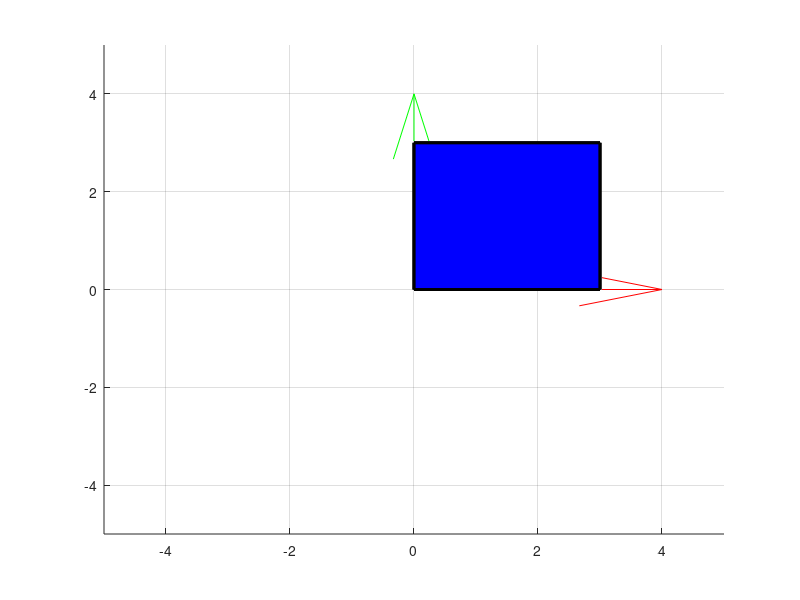

Here is the MATLAB script that generated this plot: (Note: this script raises an error after producing the figure.)
clear;
clc;
close all;

l = 3;
V = [0 0 0;
     l 0 0;
     l l 0;
     0 l 0;
     0 0 l;
     l 0 l;
     l l l;
     0 l l;];

F = [1 2 3 4;
     5 6 7 8;
     1 2 6 5;
     2 3 7 6;
     3 4 8 7;
     1 4 8 5];

C = [255 0 0;
     0 0 255;
     0 255 0;
     128 128 128;
     255 255 255;
     0 0 0;];

figure()
p_handle = patch('faces', F, 'vertices', V, 'facec', 'flat', ...
    'FaceVertexCData', C,'EdgeColor', 'black', 'LineWidth', 2);

axis([-5 5 -5 5 -5 5])
grid on

hold on
quiver3(0,0,0,1,0,0,4,'r')
quiver3(0,0,0,0,1,0,4,'g')
quiver3(0,0,0,0,0,1,4,'b')

T_wo = [rotsym('z',deg2rad(30)) [1 0 0]';
    0 0 0      1];

for i = 1:8;
    p_om = [V(i,:)';1];
    p_wm = T_wo*p_om;
    Vnew(i,:)=p_wm(1:3,:);
end

set(p_handle,'vertices',Vnew)

tf_handle_o(1)=quiver3(T_wo(1,4),T_wo(2,4),T_wo(3,4),T_wo(1,1),T_wo(2,1),T_wo(3,1),4,'r');
tf_handle_o(2)=quiver3(T_wo(1,4),T_wo(2,4),T_wo(3,4),T_wo(1,2),T_wo(2,2),T_wo(3,2),4,'g');
tf_handle_o(3)=quiver3(T_wo(1,4),T_wo(2,4),T_wo(3,4),T_wo(1,3),T_wo(2,3),T_wo(3,3),4,'b');

